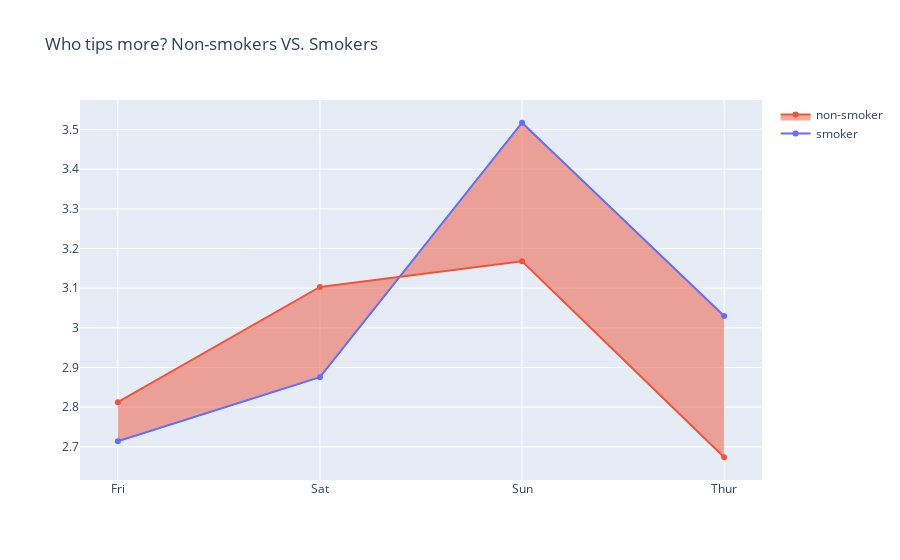

Notebook source saved alongside this figure:
### Code cell
df = plotly.data.tips()
smoke = df[df['smoker'] == 'Yes'].groupby('day')[['tip']].mean()
non_smoke = df[df['smoker'] == 'No'].groupby('day')[['tip']].mean()
fig = go.Figure()
fig.add_trace(go.Scatter(x=smoke.index, y=smoke['tip'], fill='none', name='smoker'))  # fill down to xaxis
fig.add_trace(go.Scatter(x=non_smoke.index, y=non_smoke['tip'], fill='tonexty', name='non-smoker'))  # fill to trace0 y
fig.update_layout(title='Who tips more? Non-smokers VS. Smokers')
fig.show()

### Figure 1 — Plotly figure (JSON) as saved in the notebook; plotly's stock layout.template omitted (floating-point values rounded to 4 significant figures)
{"data": [{"fill": "none", "name": "smoker", "type": "scatter", "x": ["Fri", "Sat", "Sun", "Thur"], "y": [2.714, 2.875, 3.517, 3.03]}, {"fill": "tonexty", "name": "non-smoker", "type": "scatter", "x": ["Fri", "Sat", "Sun", "Thur"], "y": [2.812, 3.103, 3.168, 2.674]}], "layout": {"title": {"text": "Who tips more? Non-smokers VS. Smokers"}}}
